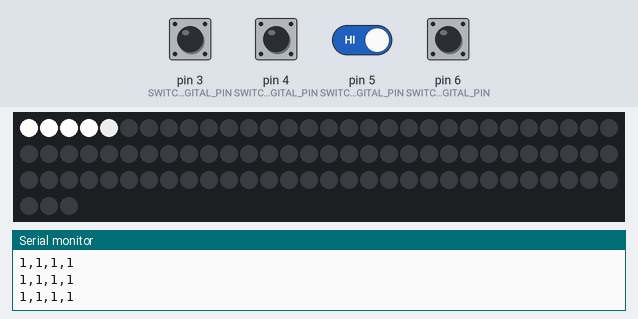
Simulated run of this sketch. Board: Arduino Uno, built with avr-gcc and run on an emulated ATmega328P. On the bench: 93 RGB LEDs in strip order, left to right, continuing on the next row, the last lines printed to the serial monitor. Inputs (shaded band) come from the test bench; at power-on: pin 3 (SWITCH_ONE_DIGITAL_PIN), pin 4 (SWITCH_TWO_DIGITAL_PIN), pin 5 (SWITCH_THREE_DIGITAL_PIN), pin 6 (SWITCH_FOUR_DIGITAL_PIN) HIGH. Random numbers use the default seed unless the sketch sets one.

Above: at 7.1 s.
7.4 s: pin 3 (SWITCH_ONE_DIGITAL_PIN) pulled LOW for 1 s
9.0 s: pin 3 (SWITCH_ONE_DIGITAL_PIN) driven LOW and pin 5 (SWITCH_THREE_DIGITAL_PIN) driven LOW
At 25.23 s:
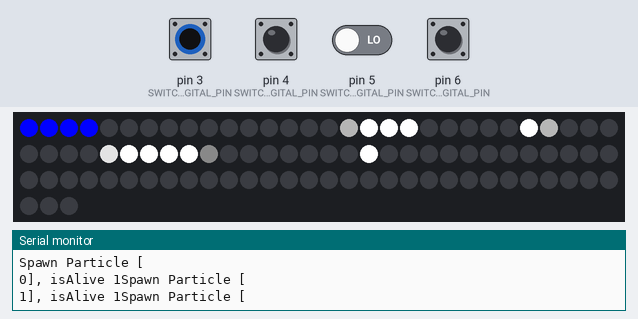
28.0 s: pin 3 (SWITCH_ONE_DIGITAL_PIN) driven LOW
At 40.5 s:
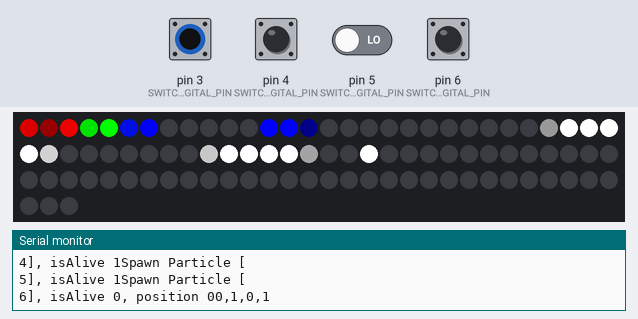

The sketch:

Arduino_LED-Track-Puzzle.ino
```cpp
// (licence header left out)
// INCLUDES
// Library for addressable LED strips. Download from https://github.com/FastLED/FastLED/releases
#include <FastLED.h>

// DEFINES
// Arduino pin wires
#define LED_DIGITAL_PIN 2
#define SWITCH_ONE_DIGITAL_PIN 3
#define SWITCH_TWO_DIGITAL_PIN 4
#define SWITCH_THREE_DIGITAL_PIN 5
#define SWITCH_FOUR_DIGITAL_PIN 6

#define NUMBER_OF_SWITCHS 4

// The total number of LEDs across all track segments
#define NUM_LEDS 93
// The greatest number of LEDs on any given track down which a particle can travel
#define MAX_NUM_LEDS_PER_TRACK 40

// STRUCTS
// We'll define a structure to keep all the related properties of an LED particle together
struct Particle {
  // What "type" of particle is this? Determines its colour, length, and the track it is meant to end on
  byte type;
  // Note that "position" doesn't correspond to a particular LED - rather, it represents the "distance travelled" by this particle along the track it is on.
  // The advantage of abstracting this from the LED array itself is that it allows us to jump around the set of LEDs, and also allows us to do sub-pixel positioning
  // So "distance travelled" is actually 16x the distance of one LED.
  unsigned int position;
  // How fast does it advance? Must be between 1-16
  int speed;
  // How long is this particle
  unsigned int length;
  // What track is the particle currently travelling down?
  int track;
  // Is this particle currently active?
  bool alive;
};

// CONSTANTS
// The GPIO pins to which switches are attached
const byte switchPins[NUMBER_OF_SWITCHS] = { SWITCH_ONE_DIGITAL_PIN, SWITCH_TWO_DIGITAL_PIN, SWITCH_THREE_DIGITAL_PIN, SWITCH_FOUR_DIGITAL_PIN };
// The maximum number of particles that will be alive at any one time
const byte maxParticles = 10;
// Number of milliseconds between each particle being spawned
const int _rate = 5000;
// How many different types of particle are there?
const byte numParticleTypes = 5;
// Define a colour associated with each type of particle
const CRGB colours[numParticleTypes] = { CRGB::Red, CRGB::Green, CRGB::Yellow, CRGB::Blue, CRGB::White };
// Specify the order in which LEDs are traversed down each possible track from start to finish. -1 indicates beyond the end of the track
const unsigned int ledTrack[numParticleTypes][MAX_NUM_LEDS_PER_TRACK] = {
  // LHS
  {0,  1,  2,  3,  4,  5,  6, 11, 10,  9,  8,  7, 63, 62, 64, 65, 66, 67, 68, 69, 70, 71, 72, 73, 74, 75, 76, 77, 78, 79, 80, 81, 82, 83, 84, 85, 86, -1, -1, -1},
  {0,  1,  2,  3,  4,  5,  6, 11, 10,  9,  8,  7, 63, 62, 61, 60, 59, 58, 57, 56, 55, 54, 53, 52, 51, 92, 91, 90, 89, 88, 87, -1, -1, -1, -1, -1, -1, -1, -1, -1},
  {0,  1,  2,  3,  4,  5,  6, 11, 10,  9,  8,  7, 63, 62, 61, 60, 59, 58, 57, 56, 55, 54, 53, 52, 51, 50, 49, 48, -1, -1, -1, -1, -1, -1, -1, -1, -1, -1, -1, -1},
  {0,  1,  2,  3,  4,  5,  6, 12, 13, 14, 15, 16, 17, 18, 19, 20, 21, 22, 23, 24, -1, -1, -1, -1, -1, -1, -1, -1, -1, -1, -1, -1, -1, -1, -1, -1, -1, -1, -1, -1},
  {0,  1,  2,  3,  4,  5,  6, 12, 13, 14, 15, 16, 17, 18, 19, 25, 26, 27, 28, 29, 30, 31, 32, 33, 34, 35, 36, 37, 38, 39, 40, 41, 42, 43, 44, 45, 46, 47, -1, -1}
  // RHS
};
// Specify which LEDs should be used as a score counter for each track
const unsigned int scoreLEDs[numParticleTypes][3] = {
  {86, 85, 84},
  {87, 88, 89},
  {48, 49, 50},
  {24, 23, 22},
  {47, 46, 45}
};

// GLOBALS
// How many of the correct-coloured particle are currently sitting at the bottom of each track?
int score[numParticleTypes] = {0, 0, 0, 0, 0};
// The array of LEDs
CRGB leds[NUM_LEDS];
// The time at which a particle was last created
unsigned long _lastSpawned = 0;
// Rather than create a new object each time we spawn a particle, we'll create a fixed "pool" of particles
// and re-use them
Particle particlePool[maxParticles];

// Initial setup
void setup() {
  // Start a serial connection
  Serial.begin(9600);

  // Initialise the LED strip, specifying the type of LEDs and the pin connected to the data line
  FastLED.addLeds<WS2812, LED_DIGITAL_PIN, GRB>(leds, NUM_LEDS);

  // Instantiate a reusable pool of particles
  for(int i=0; i<maxParticles; i++) {
    // Type, position, speed, length, track, alive all set to default values
    particlePool[i] = Particle{0, 0, 0, 0, 0, false};
  }

  // Initialise all the input pins
  for(int i=0; i<NUMBER_OF_SWITCHS; i++){
    pinMode(switchPins[i], INPUT_PULLUP);
  }

  // Set a random seed by reading the input value of an (unconnected) analog pin
  randomSeed(analogRead(A5));
}

// This function sets the correct LEDs for a particular particle on the track
int setLEDs(Particle p){
  // Convert the colour into a HSV value so that it can be dimmed without changing hue
  CHSV temp = rgb2hsv_approximate(colours[p.type]);

  // Extract the 'fractional' part of the position - that is, what proportion are we into the front-most pixel (in 1/16ths)
  uint8_t frac = p.position % 16;
  // Starting at the front and working backwards, work out the brightness of each of the "n" pixels that the particle occupies
  for(int n=0; n<=p.length && n<=p.position/16; n++) {
    if(n==0) {
      // first pixel in the bar
      temp.v = (frac * 16);
    } else if( n == p.length ) {
      // last pixel in the bar
      temp.v = (255 - (frac * 16));
    } else {
      // middle pixels
      temp.v = (255);
    }
    // Two things to watch out for = first that we don't try to go negative and look up an element from the index that doesn't exist
    // And secondly whether we get to the end of a segment and get a -1 value, which *does* exist in the array but isn't actually an LED.
    unsigned int pos = constrain(p.position/16-n, 0, MAX_NUM_LEDS_PER_TRACK*16-1);
    unsigned int LEDtoLight = ledTrack[p.track][pos];
    if(LEDtoLight != -1) {
      // Note that we don't assign a value, but add to it to allow for cases where two particles might overlap etc.
      leds[LEDtoLight] += temp;
    }
  }
}

void spawnParticle(){
  Serial.println("\n\nSPAWN PARTICLE INVOKED");
  // Loop over every element in the particle pool
  for(int i=0; i<maxParticles; i++){
    Serial.println("Spawn Particle [");
    Serial.print(i);
    Serial.print("],");

    // If this particle is not currently alive
    Serial.print(" isAlive ");
       Serial.print(particlePool[i].alive);
    if(!particlePool[i].alive){
      Serial.print(", position ");
      Serial.print(particlePool[i].position);
      // Reset it as a new particle
      particlePool[i].position = 0;
      particlePool[i].speed = 1;
      particlePool[i].type = random(0, 5);
      particlePool[i].length = particlePool[i].type + 1;
      particlePool[i].track = 0;
      particlePool[i].alive = true;
      return;
    }
  }
}


// This function is triggered when every track has a maximum score
// Use it to activate a relay/release a maglock etc.
void onSolve() {

  while(true) {
    // Eight colored dots, weaving in and out of sync with each other
    fadeToBlackBy(leds, NUM_LEDS, 20);
    byte dothue = 0;
    for(int i=0; i<8; i++) {
      leds[beatsin16(i+7, 0, NUM_LEDS-1)] |= CHSV(dothue, 200, 255);
      dothue += 32;
    }
    // Send the 'leds' array out to the actual LED strip
    FastLED.show();
    // Insert a delay to keep the framerate modest
    FastLED.delay(20);
  }
}


void loop() {

  // For debug use only, print out the state of each toggle switch
  for(int i=0; i<NUMBER_OF_SWITCHS; i++){
    Serial.print(digitalRead(switchPins[i]));
    if(i<NUMBER_OF_SWITCHS-1) { Serial.print(","); }
  }
  Serial.println("");

  // Clear the LEDs
  FastLED.clear();

  // Get the current elapsed time
  unsigned long currentTime = millis();

  // Has it been too long since the last time we spawned a particle?
  if(currentTime > _lastSpawned + _rate){
    Serial.println("Time to spawn!");
    spawnParticle();
    _lastSpawned = currentTime;
  }

  // Loop through all the particles
  for(int i = 0; i<maxParticles; i++){

    // Only if it's alive!
    if(particlePool[i].alive){

      // If the particle is on one of the switch points, change track as appropriate
      if(particlePool[i].position/16 == 6) {
        particlePool[i].track = (digitalRead(switchPins[0])) ? 0 : 3;
      }
      // If we took a left at the first junction then we come across the next switch after 13 LEDs
      if(particlePool[i].position/16 == 13 && particlePool[i].track < 2) {
        particlePool[i].track = (digitalRead(switchPins[1])) ? 0 : 1;
      }
      // If we took a right at the first junction then we come aross the next switch after 14 LEDs
      if(particlePool[i].position/16 == 14 && particlePool[i].track >= 2) {
        particlePool[i].track = (digitalRead(switchPins[2])) ? 3 : 4;
      }
      // If we went left, then right, there's a final junction after 24 LEDs
      if(particlePool[i].position/16 == 24 && particlePool[i].track == 1) {
        particlePool[i].track = (digitalRead(switchPins[3])) ? 1 : 2;
      }

      // Move along the current track
      particlePool[i].position += particlePool[i].speed;

      // If the particle has reached the last LED of its track
      if(ledTrack[particlePool[i].track][particlePool[i].position/16] == -1 || particlePool[i].position > NUM_LEDS*16) {
        // Kill it
        particlePool[i].alive = false;

        // Did it end in the correct track?
        if(particlePool[i].type == particlePool[i].track && score[particlePool[i].track] < 3) {
          // Increase the score for this track
          score[particlePool[i].track]++;
        }
        // The particle ended in the wrong track
        else if(particlePool[i].type != particlePool[i].track && score[particlePool[i].track] > 0) {
          // Reduce score for this track
          score[particlePool[i].track]--;
        }
      }

      // Draw the particle (check if *still* alive after moving!)
      if(particlePool[i].alive) {
        setLEDs(particlePool[i]);
      }
    }
  }

  // Light up the final LEDs in each track corresponding to the corresponding "score"
  byte totalScore = 0;
  for(int i=0; i<5; i++){
    for(int j=0; j<score[i]; j++){
      leds[scoreLEDs[i][j]] += colours[i];
    }
    totalScore += score[i];
  }
  if(totalScore == 15) {
    onSolve();
  }

  // Update the LED display with the new data
  FastLED.show();
  FastLED.delay(20);
}
```
